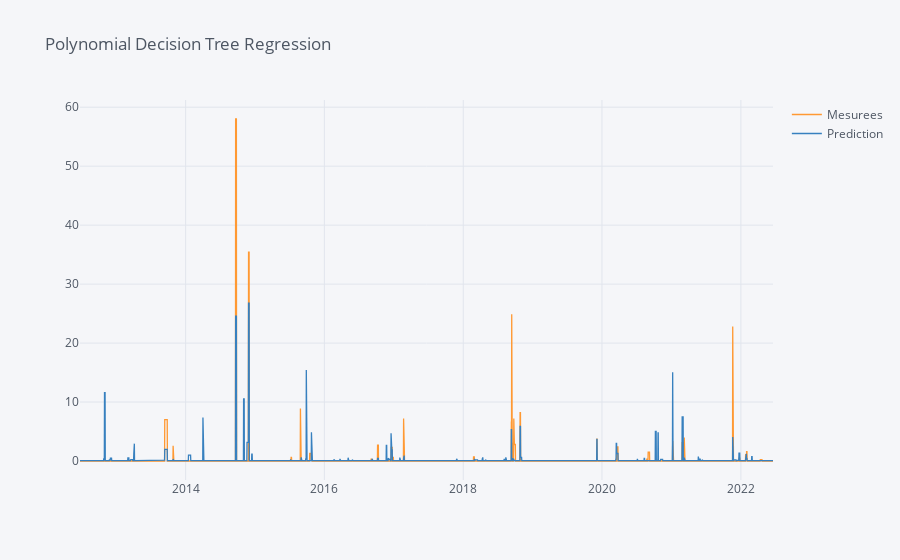

Notebook source saved alongside this figure:
### Code cell
pd.DataFrame({'Mesurees':test_y,'Prediction':prediction4})['2012':'2022'].resample('D').fillna(method='pad').iplot(title='Polynomial Decision Tree Regression ',subplots=False)

### Figure 1 — Plotly figure (JSON) as saved in the notebook; plotly's stock layout.template omitted (floating-point values rounded to 4 significant figures; data arrays with more than 128 entries replaced by an {"elided": "..."} marker saying what was removed)
{"data": [{"line": {"color": "rgba(255, 153, 51, 1.0)", "dash": "solid", "shape": "linear", "width": 1.3}, "mode": "lines", "name": "Mesurees", "text": "", "type": "scatter", "x": {"elided": "3648 str values"}, "y": {"elided": "3648 float values"}}, {"line": {"color": "rgba(55, 128, 191, 1.0)", "dash": "solid", "shape": "linear", "width": 1.3}, "mode": "lines", "name": "Prediction", "text": "", "type": "scatter", "x": {"elided": "3648 str values"}, "y": {"elided": "3648 float values"}}], "layout": {"legend": {"bgcolor": "#F5F6F9", "font": {"color": "#4D5663"}}, "paper_bgcolor": "#F5F6F9", "plot_bgcolor": "#F5F6F9", "title": {"font": {"color": "#4D5663"}, "text": "Polynomial Decision Tree Regression "}, "xaxis": {"gridcolor": "#E1E5ED", "showgrid": true, "tickfont": {"color": "#4D5663"}, "title": {"font": {"color": "#4D5663"}, "text": ""}, "zerolinecolor": "#E1E5ED"}, "yaxis": {"gridcolor": "#E1E5ED", "showgrid": true, "tickfont": {"color": "#4D5663"}, "title": {"font": {"color": "#4D5663"}, "text": ""}, "zerolinecolor": "#E1E5ED"}}}
